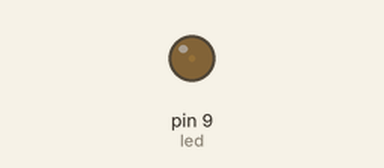
The sketch below on a simulated Arduino Uno, built with avr-gcc and run on an emulated ATmega328P. Parts: output pins drawn as LEDs (lit = HIGH).

Above: at 0.05 s.
At 1.15 s:
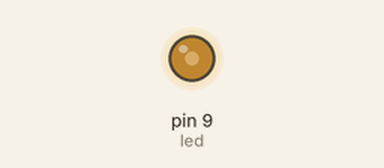
At 2.3 s:
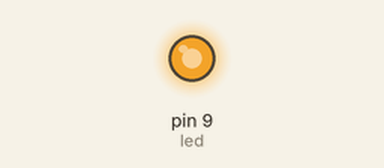
At 4.55 s:
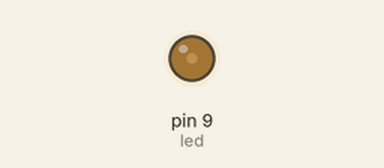
Timing chart, 0 to 6.6 s (numbered marks = the images above):
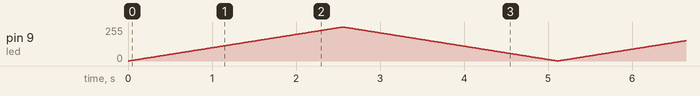

The sketch:

Fading_a_LED_light.ino
```cpp
int led = 9; // Defining Pinout used on Arduino Board
int brightness = 0; //Initial Value for brightness
int fadeAmount = 1; //Incremental Brightness Increase Amount


void setup() {
  pinMode(led, OUTPUT);//Defining the pinout number for the circuit
}
void loop() {
  analogWrite(led,brightness); //Output to Breadboard
  brightness=brightness+fadeAmount; //Brightness increases by fade amount each loop
  if (brightness==0||brightness==255){//if condition
    fadeAmount=-fadeAmount;//changes direction of fade
  }
 delay(10);//0.01s delay between cycles
}
```
